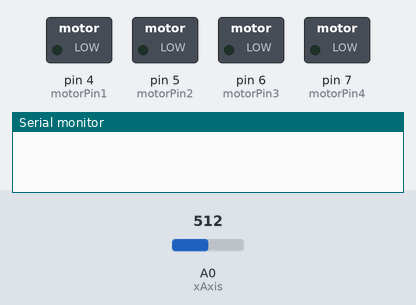
Bench run of a sketch on a simulated Arduino Uno, built with avr-gcc and run on an emulated ATmega328P. On the bench: switched loads named in the sketch (green lamp = pin HIGH), the last lines printed to the serial monitor. Inputs (shaded band) come from the test bench; at power-on: A0 (xAxis) = 512.

Above: at 1.2 s.
1.3 s: A0 (xAxis) set to 598
2.8 s: A0 (xAxis) set to 624
At 2.9 s:
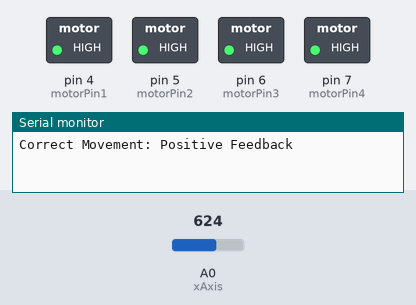
5.8 s: A0 (xAxis) set to 306
Timing chart, 0 to 14.8 s (numbered marks = the images above; inputs shaded):
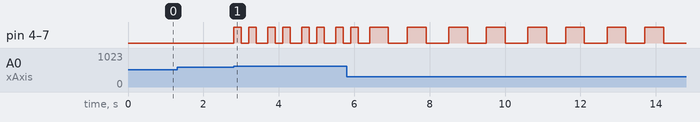

The sketch:

relative_feedback.ino
```cpp
/*
    Vibration Motor Control with Relative Feedback (Joystick)
*/

int motorPin1 = 4; // North motor
int motorPin2 = 5; // East motor
int motorPin3 = 6; // South motor
int motorPin4 = 7; // West motor

int xAxis = A0;    // Joystick X-axis
int threshold = 100; // Threshold to detect significant movement

void setup()
{
  // Set motor pins as outputs
  pinMode(motorPin1, OUTPUT);
  pinMode(motorPin2, OUTPUT);
  pinMode(motorPin3, OUTPUT);
  pinMode(motorPin4, OUTPUT);

  // Start serial communication for debugging
  Serial.begin(9600);
}

void loop()
{
  // Read joystick X-axis value
  int xValue = analogRead(xAxis);
  int xVal = xValue - 512; // Center joystick value around 0

  // Check joystick direction
  if (xVal > threshold) {
    // Correct movement: Right
    Serial.println("Correct Movement: Positive Feedback");
    givePositiveFeedback();
  } else if (xVal < -threshold) {
    // Incorrect movement: Left
    Serial.println("Incorrect Movement: Negative Feedback");
    giveNegativeFeedback();
  }

  delay(100); // Small delay to stabilize readings
}

void givePositiveFeedback()
{
  // Two short vibration bursts
  for (int i = 0; i < 2; i++) {
    setMotors(HIGH); // Turn motors on
    delay(200);      // Short burst duration (200ms)
    setMotors(LOW);  // Turn motors off
    delay(200);      // Pause between bursts
  }
}

void giveNegativeFeedback()
{
  // Two long vibration bursts
  for (int i = 0; i < 2; i++) {
    setMotors(HIGH); // Turn motors on
    delay(500);      // Long burst duration (500ms)
    setMotors(LOW);  // Turn motors off
    delay(500);      // Pause between bursts
  }
}

void setMotors(int state)
{
  // Set all motors to the specified state (HIGH or LOW)
  digitalWrite(motorPin1, state);
  digitalWrite(motorPin2, state);
  digitalWrite(motorPin3, state);
  digitalWrite(motorPin4, state);
}
```

Measured:
- the behaviour switches between 612 and 613 on A0 (xAxis) (found by bisection; images 0 and 1)
- after the input at 1.3 s, every drawn part: stays the same
- after the input at 2.8 s, pin 4 (motorPin1), pin 5 (motorPin2), pin 6 (motorPin3), pin 7 (motorPin4): LOW → HIGH at once, then repeats every 0.90 s: LOW 0.20 s, HIGH 0.20 s, LOW 0.30 s, HIGH 0.20 s
